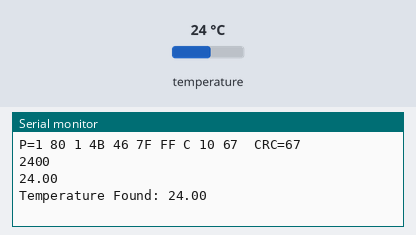
The sketch below on a simulated Arduino Uno, built with avr-gcc and run on an emulated ATmega328P. On the bench: the last lines printed to the serial monitor. The inputs (shaded band) are chosen by the test bench; at power-on: temperature 24 °C.

Above: at 4.8 s.
4.9 s: temperature set to 12 °C
At 6.8 s:
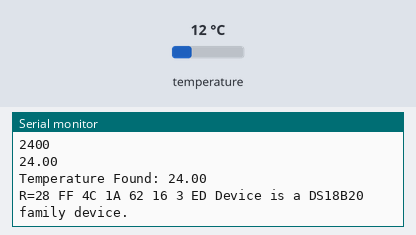
11.6 s: temperature set to 28 °C
At 14.0 s:
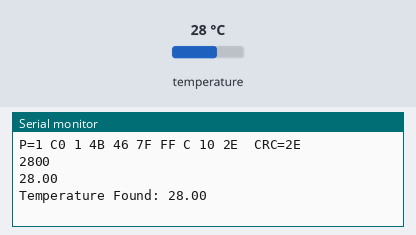
17.6 s: temperature set to 33 °C
At 20.7 s:
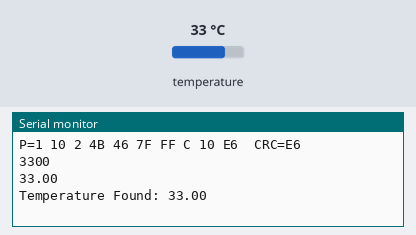
23.7 s: temperature set to 7 °C
At 26.1 s:
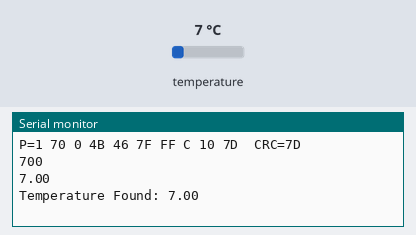
29.7 s: temperature set to 10 °C
At 32.6 s:
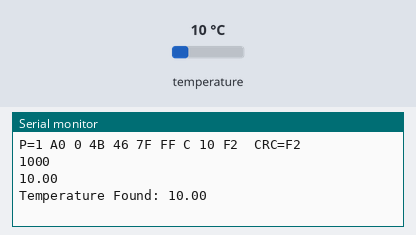
35.8 s: temperature set to 8 °C
At 38.1 s:
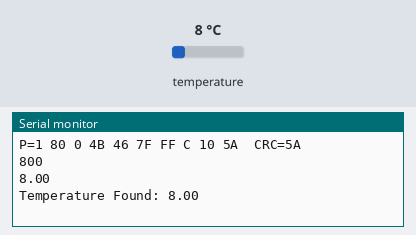
Timing chart, 0 to 39.6 s (numbered marks = the images above; inputs shaded):
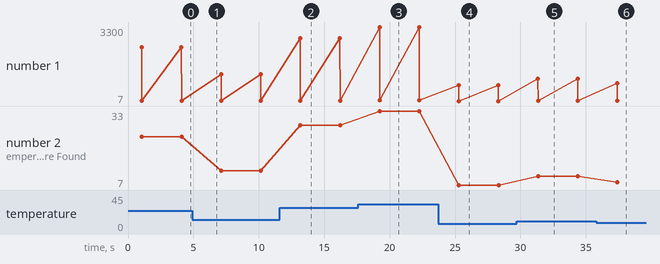

Measured:
- after the input at 11.6 s, the serial monitor: prints a new line after 1.5 s (image 2)
- after the input at 17.6 s, the serial monitor: prints a new line after 1.6 s (image 3)
- after the input at 23.7 s, the serial monitor: prints a new line after 1.5 s (image 4)
- after the input at 29.7 s, the serial monitor: prints a new line after 1.6 s (image 5)
- after the input at 35.8 s, the serial monitor: prints a new line after 1.6 s (image 6)
- plotted number 1: 24 → 12 after the input at 4.9 s, 28 → 33 after the input at 17.6 s, 10 → 8 after the input at 35.8 s
- plotted number 2: 24 → 12 after the input at 4.9 s, 28 → 33 after the input at 17.6 s, 10 → 8 after the input at 35.8 s

The sketch:

DS18B20.ino
```cpp
//http://www.hobbytronics.co.uk/ds18b20-arduino
//http://playground.arduino.cc/Learning/OneWire

#include <OneWire.h>

// DS18B20 Temperature chip i/o
OneWire ds(10);  // on pin 10
float temperature;
void setup(void) {
  // initialize inputs/outputs
  // start serial port
  Serial.begin(9600);
}

void loop(void) {
  bool temperatureFound;

  temperatureFound = getTemperature();
  if ( temperatureFound ) {
    Serial.print("Temperature Found: ");
    Serial.println(temperature);
  } else {
    Serial.println("Temperature Sensor not working;");
  }
  delay(2000);
}

boolean getTemperature() {
  int HighByte, LowByte, TReading, SignBit, Tc_100, Whole, Fract;
  byte i;
  byte present = 0;
  byte data[12];
  byte addr[8];

  ds.reset_search();
  if ( !ds.search(addr)) {
    Serial.print("No more addresses.\n");
    ds.reset_search();
    return false;
  }

  Serial.print("R=");
  for ( i = 0; i < 8; i++) {
    Serial.print(addr[i], HEX);
    Serial.print(" ");
  }

  if ( OneWire::crc8( addr, 7) != addr[7]) {
    Serial.print("CRC is not valid!\n");
    return false;
  }

  if ( addr[0] == 0x10) {
    Serial.print("Device is a DS18S20 family device.\n");
  }
  else if ( addr[0] == 0x28) {
    Serial.print("Device is a DS18B20 family device.\n");
  }
  else {
    Serial.print("Device family is not recognized: 0x");
    Serial.println(addr[0], HEX);
    return false;
  }

  ds.reset();
  ds.select(addr);
  ds.write(0x44, 1);        // start conversion, with parasite power on at the end

  delay(1000);     // maybe 750ms is enough, maybe not
  // we might do a ds.depower() here, but the reset will take care of it.

  present = ds.reset();
  ds.select(addr);
  ds.write(0xBE);         // Read Scratchpad

  Serial.print("P=");
  Serial.print(present, HEX);
  Serial.print(" ");
  for ( i = 0; i < 9; i++) {           // we need 9 bytes
    data[i] = ds.read();
    Serial.print(data[i], HEX);
    Serial.print(" ");
  }
  Serial.print(" CRC=");
  Serial.print( OneWire::crc8( data, 8), HEX);
  Serial.println();
  LowByte = data[0];
  HighByte = data[1];
  TReading = (HighByte << 8) + LowByte;
  SignBit = TReading & 0x8000;  // test most sig bit
  if (SignBit) // negative
  {
    TReading = (TReading ^ 0xffff) + 1; // 2's comp
  }
  Tc_100 = (6 * TReading) + TReading / 4;    // multiply by (100 * 0.0625) or 6.25
  Serial.println(Tc_100);
  Whole = Tc_100 / 100;  // separate off the whole and fractional portions
  Fract = Tc_100 % 100;


  if (SignBit) // If its negative
  {
    Serial.print("-");
  }
  Serial.print(Whole);
  Serial.print(".");
  if (Fract < 10)
  {
    Serial.print("0");
  }
  Serial.print(Fract);

  Serial.print("\n");
  if (SignBit){
    temperature = (TReading * 0.0625) * -1;
  } else {
    temperature = TReading * 0.0625;
  }

  return true;
}
```
